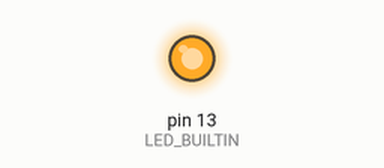
Recording of a sketch running on a simulated Arduino Uno, built with avr-gcc and run on an emulated ATmega328P. Parts: output pins drawn as LEDs (lit = HIGH).

Above: at 0.3 s.
At 8.2 s:
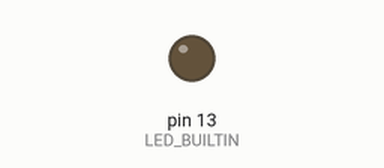
Timing chart, 0 to 12.0 s (numbered marks = the images above):
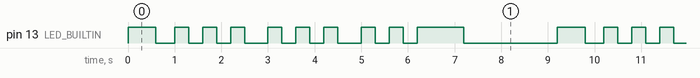

The sketch:

blinkmyway.ino
```cpp
void setup() {
  // initialize digital pin LED_BUILTIN as an output.
  pinMode(LED_BUILTIN, OUTPUT);
}

// the loop function runs over and over again forever
void loop() {
 //My blinkmyway is a rudimentary renidition of eye of the tiger!

 //pow
  digitalWrite(LED_BUILTIN, HIGH);
  delay(600);
  digitalWrite(LED_BUILTIN, LOW);
  delay(400);

  //pow pow pow

  digitalWrite(LED_BUILTIN, HIGH);
  delay(300);
  digitalWrite(LED_BUILTIN, LOW);
  delay(300);
digitalWrite(LED_BUILTIN, HIGH);
  delay(300);
  digitalWrite(LED_BUILTIN, LOW);
  delay(300);
  digitalWrite(LED_BUILTIN, HIGH);
  delay(300);
  digitalWrite(LED_BUILTIN, LOW);
  delay(500);

  //pow pow pow

  digitalWrite(LED_BUILTIN, HIGH);
  delay(300);
  digitalWrite(LED_BUILTIN, LOW);
  delay(300);
  digitalWrite(LED_BUILTIN, HIGH);
  delay(300);
  digitalWrite(LED_BUILTIN, LOW);
  delay(300);
  digitalWrite(LED_BUILTIN, HIGH);
  delay(300);
  digitalWrite(LED_BUILTIN, LOW);
  delay(500);

  //pow pow poooooow

  digitalWrite(LED_BUILTIN, HIGH);
  delay(300);
  digitalWrite(LED_BUILTIN, LOW);
  delay(300);
  digitalWrite(LED_BUILTIN, HIGH);
  delay(300);
  digitalWrite(LED_BUILTIN, LOW);
  delay(300);
  digitalWrite(LED_BUILTIN, HIGH);
  delay(1000);
  digitalWrite(LED_BUILTIN, LOW);
  delay(2000);
}
```

Measured:
- by itself, pin 13 (LED_BUILTIN): repeats every 9.2 s: LOW 0.40 s, 2 × (HIGH 0.30 s, LOW 0.30 s), HIGH 0.30 s, LOW 0.50 s, 2 × (HIGH 0.30 s, LOW 0.30 s), HIGH 0.30 s, LOW 0.50 s, 2 × (HIGH 0.30 s, LOW 0.30 s), HIGH 1.0 s, LOW 2.0 s, HIGH 0.60 s
- by itself, everything shown: repeats every 9.2 s, in 20 steps
